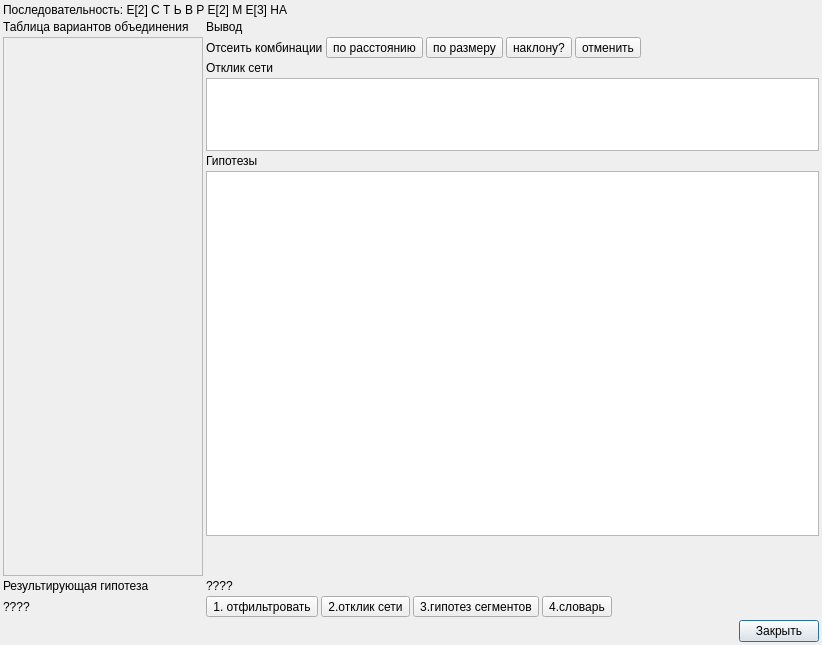
<?xml version="1.0" encoding="UTF-8"?>
<ui version="4.0">
 <class>DlgHypChecker</class>
 <widget class="QDialog" name="DlgHypChecker">
  <property name="geometry">
   <rect>
    <x>0</x>
    <y>0</y>
    <width>822</width>
    <height>645</height>
   </rect>
  </property>
  <property name="windowTitle">
   <string>Проверка гипотез</string>
  </property>
  <layout class="QGridLayout" name="gridLayout_2">
   <property name="leftMargin">
    <number>3</number>
   </property>
   <property name="topMargin">
    <number>3</number>
   </property>
   <property name="rightMargin">
    <number>3</number>
   </property>
   <property name="bottomMargin">
    <number>3</number>
   </property>
   <property name="spacing">
    <number>3</number>
   </property>
   <item row="0" column="1">
    <layout class="QGridLayout" name="gridLayout" rowstretch="0,0,0,0,0,0,0,0" columnstretch="1,10" columnminimumwidth="200,0">
     <property name="spacing">
      <number>3</number>
     </property>
     <item row="2" column="0">
      <widget class="QScrollArea" name="scrollArea">
       <property name="widgetResizable">
        <bool>true</bool>
       </property>
       <widget class="QWidget" name="scrollAreaWidgetContents">
        <property name="geometry">
         <rect>
          <x>0</x>
          <y>0</y>
          <width>196</width>
          <height>525</height>
         </rect>
        </property>
       </widget>
      </widget>
     </item>
     <item row="3" column="0">
      <layout class="QHBoxLayout" name="horizontalLayout_2"/>
     </item>
     <item row="7" column="1">
      <layout class="QHBoxLayout" name="horizontalLayout">
       <item>
        <spacer name="horizontalSpacer">
         <property name="orientation">
          <enum>Qt::Horizontal</enum>
         </property>
         <property name="sizeHint" stdset="0">
          <size>
           <width>40</width>
           <height>20</height>
          </size>
         </property>
        </spacer>
       </item>
       <item>
        <widget class="QPushButton" name="btClose">
         <property name="text">
          <string>Закрыть</string>
         </property>
        </widget>
       </item>
      </layout>
     </item>
     <item row="6" column="0">
      <widget class="QLabel" name="label_7">
       <property name="text">
        <string>????</string>
       </property>
      </widget>
     </item>
     <item row="1" column="0">
      <widget class="QLabel" name="label_4">
       <property name="text">
        <string>Таблица вариантов объединения</string>
       </property>
      </widget>
     </item>
     <item row="2" column="1">
      <layout class="QVBoxLayout" name="verticalLayout" stretch="0,0,1,0,5,0">
       <item>
        <layout class="QHBoxLayout" name="horizontalLayout_3">
         <item>
          <widget class="QLabel" name="label_6">
           <property name="text">
            <string>Отсеить комбинации</string>
           </property>
          </widget>
         </item>
         <item>
          <widget class="QToolButton" name="toolButton">
           <property name="text">
            <string>по расстоянию</string>
           </property>
          </widget>
         </item>
         <item>
          <widget class="QToolButton" name="toolButton_2">
           <property name="text">
            <string>по размеру</string>
           </property>
          </widget>
         </item>
         <item>
          <widget class="QToolButton" name="toolButton_3">
           <property name="text">
            <string>наклону?</string>
           </property>
          </widget>
         </item>
         <item>
          <widget class="QToolButton" name="toolButton_4">
           <property name="text">
            <string>отменить</string>
           </property>
          </widget>
         </item>
         <item>
          <spacer name="horizontalSpacer_2">
           <property name="orientation">
            <enum>Qt::Horizontal</enum>
           </property>
           <property name="sizeHint" stdset="0">
            <size>
             <width>40</width>
             <height>20</height>
            </size>
           </property>
          </spacer>
         </item>
        </layout>
       </item>
       <item>
        <widget class="QLabel" name="lblNetResponse">
         <property name="text">
          <string>Отклик сети</string>
         </property>
        </widget>
       </item>
       <item>
        <widget class="QPlainTextEdit" name="edResp">
         <property name="plainText">
          <string/>
         </property>
        </widget>
       </item>
       <item>
        <widget class="QLabel" name="label_2">
         <property name="text">
          <string>Гипотезы</string>
         </property>
        </widget>
       </item>
       <item>
        <widget class="QPlainTextEdit" name="edHyp"/>
       </item>
       <item>
        <spacer name="verticalSpacer">
         <property name="orientation">
          <enum>Qt::Vertical</enum>
         </property>
         <property name="sizeHint" stdset="0">
          <size>
           <width>20</width>
           <height>40</height>
          </size>
         </property>
        </spacer>
       </item>
      </layout>
     </item>
     <item row="0" column="0" colspan="2">
      <widget class="QLabel" name="label_5">
       <property name="text">
        <string>Последовательность: Е[2] С Т Ь В Р Е[2] М Е[3] НА</string>
       </property>
      </widget>
     </item>
     <item row="4" column="1">
      <widget class="QLabel" name="lblHyp">
       <property name="text">
        <string>????</string>
       </property>
      </widget>
     </item>
     <item row="4" column="0">
      <widget class="QLabel" name="label">
       <property name="text">
        <string>Результирующая гипотеза</string>
       </property>
      </widget>
     </item>
     <item row="1" column="1">
      <widget class="QLabel" name="label_3">
       <property name="text">
        <string>Вывод</string>
       </property>
      </widget>
     </item>
     <item row="6" column="1">
      <layout class="QHBoxLayout" name="horizontalLayout_5">
       <item>
        <widget class="QToolButton" name="tbFilter">
         <property name="text">
          <string>1. отфильтровать</string>
         </property>
        </widget>
       </item>
       <item>
        <widget class="QToolButton" name="tbPredict">
         <property name="text">
          <string>2.отклик сети</string>
         </property>
        </widget>
       </item>
       <item>
        <widget class="QToolButton" name="tbHyp">
         <property name="text">
          <string>3.гипотез сегментов</string>
         </property>
        </widget>
       </item>
       <item>
        <widget class="QToolButton" name="tbDict">
         <property name="text">
          <string>4.словарь</string>
         </property>
        </widget>
       </item>
       <item>
        <spacer name="horizontalSpacer_3">
         <property name="orientation">
          <enum>Qt::Horizontal</enum>
         </property>
         <property name="sizeHint" stdset="0">
          <size>
           <width>40</width>
           <height>20</height>
          </size>
         </property>
        </spacer>
       </item>
      </layout>
     </item>
    </layout>
   </item>
  </layout>
 </widget>
 <resources/>
 <connections/>
</ui>
